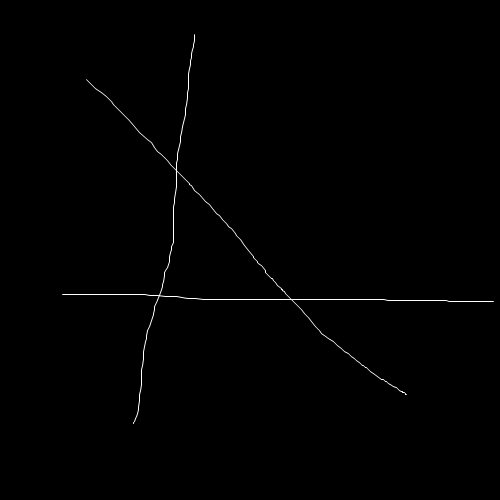
#> input picture imgs/vstup.png, 500 x 500 px, given in place of vstup2.png, which was not available
$ python hough.py
#> lines starting #> are read from the running program, lines starting #| are printed output that depends on the picture; after the words box and inside, x2 and y2 are one past the last pixel; in counts of white or black regions, pixels touching at a corner belong together; pictures that were not available may be replaced by others from this repository, and a replacement may not be noted
import numpy as np
import cv2
import math

def rgb2gray(rgb):
    return np.dot(rgb[..., :3], [0.299, 0.587, 0.114]).astype(np.uint8)


def hough_line(img, angle_step=1, lines_are_white=True, value_threshold=5):

    # Rhocka a Thety
    thetas = np.deg2rad(np.arange(-90.0, 90.0, angle_step))
    width, height = img.shape
    diag_len = int(round(math.sqrt(width * width + height * height)))
    rhos = np.linspace(-diag_len, diag_len, diag_len * 2)

    # Vytvorenie matice co drzi hough space
    num_thetas = len(thetas)
    accumulator = np.zeros((2 * diag_len, num_thetas), dtype=np.uint8)
    # indexy ku krajom
    are_edges = img > value_threshold if lines_are_white else img < value_threshold
    y_idxs, x_idxs = np.nonzero(are_edges)

    # pocet priesecnikov pre kazdy edge pixel
    for i in range(len(x_idxs)):
        x = x_idxs[i]
        y = y_idxs[i]

        for t_idx in range(num_thetas):
            # diag len pridame aby sme boli len v kladnych indexoch
            rho = diag_len + int(round(x * np.cos(thetas[t_idx]) + y * np.sin(thetas[t_idx])))
            accumulator[rho, t_idx] += 1

    return accumulator, thetas, rhos


def show_hough_line(img, accumulator, thetas, rhos, save_path=None):
    import matplotlib.pyplot as plt

    fig, ax = plt.subplots(1, 2, figsize=(10, 10))

    ax[0].imshow(img, cmap=plt.cm.gray)
    ax[0].set_title('Input image')
    ax[0].axis('image')

    ax[1].imshow(
        accumulator, cmap='jet',
        extent=[np.rad2deg(thetas[-1]), np.rad2deg(thetas[0]), rhos[-1], rhos[0]])
    ax[1].set_aspect('equal', adjustable='box')
    ax[1].set_title('Hough transform')
    ax[1].set_xlabel('Thety')
    ax[1].set_ylabel('Vzdialenost')
    ax[1].axis('image')

    # plt.axis('off')
    if save_path is not None:
        plt.savefig(save_path, bbox_inches='tight')
    plt.show()

def peak_votes(accumulator, thetas, rhos):
    idx = np.argmax(accumulator)
    #accumulator[idx] = 0
    rho_theta = np.unravel_index(idx, accumulator.shape)
    rho = rhos[rho_theta[0]]
    theta = thetas[rho_theta[1]]

    return idx, theta, rho

def theta2gradient(theta):
    return np.cos(theta) / np.sin(theta)

def rho2intercept(theta, rho):
    return rho / np.sin(theta)


if __name__ == '__main__':
    imgpath = 'imgs/vstup2.png'
    img = cv2.imread(imgpath)
#> img is the input picture: shape (500, 500, 3); min 0, max 255, mean 1.2
    #img = imageio.imread(imgpath)
    img = rgb2gray(img)
    accumulator, thetas, rhos = hough_line(img)
#> in hough_line, `are_edges = img > value_threshold if lines_are_white else img < value_..`:
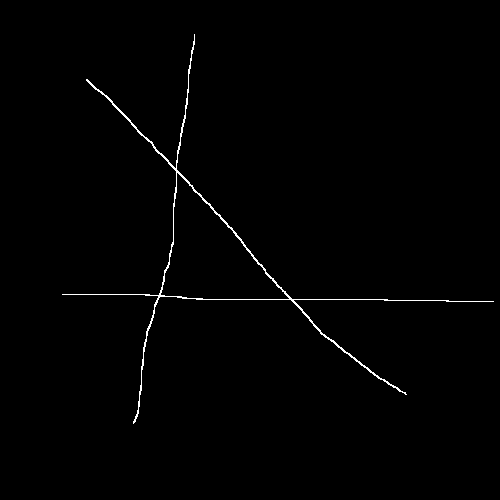
#> are_edges: shape (500, 500) bool; 0.79% white in thin lines or dots, all inside (x1, y1, x2, y2) = (62, 34, 494, 424)
#> in hough_line, `y_idxs, x_idxs = np.nonzero(are_edges)`: y_idxs = 1984 values from 34 to 423; x_idxs = 1984 values, max 493 at index 1479, min 62 at index 979, mean 225.4
#> the loop in hough_line, `for i in range(len(x_idxs)):` made 1984 passes
#> (x, y) on passes 1 to 3: (194, 34), (194, 35), (194, 36)
#> after the loop in hough_line, `for i in range(len(x_idxs)):`:
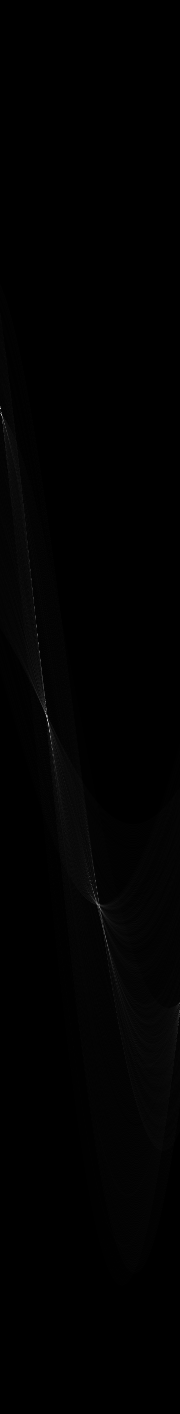
#> accumulator: shape (1414, 180); min 0, max 194, mean 1.4
#> thetas = 180 values from -1.57 to 1.55; rhos = 1414 values from -707 to 707
    show_hough_line(img, accumulator, thetas, rhos, save_path='imgs/output.png')
#> in show_hough_line, `plt.savefig(save_path, bbox_inches='tight')`:
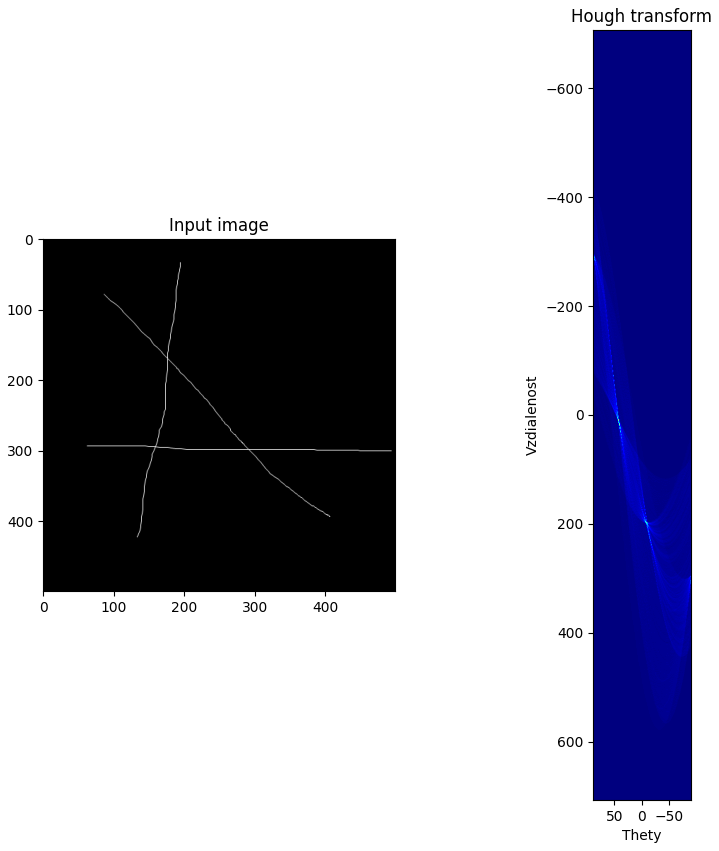
#> figure drawn by matplotlib, 2 panels

    img_copy = cv2.imread(imgpath)
    for i in range(30):
        idx, theta, rho = peak_votes(accumulator, thetas, rhos)
        unraveled = np.unravel_index(idx, accumulator.shape)
        accumulator[unraveled[0]][unraveled[1]] = 0
        print(accumulator[unraveled[0]])

        a = math.cos(theta)
        b = math.sin(theta)
        x = a * rho
        y = b * rho

        point1 = (int(x + 1000*(-b)), int(y + 1000*(a)))
        point2 = (int(x - 1000*(-b)), int(y - 1000*(a)))
        cv2.line(img_copy, point1, point2, (0,255,0), 2)
#> this loop made 30 passes
#> (idx, rho, theta, unraveled, a, b, x, y) on passes 1 to 10: (73440, -298.7, -1.57, (408, 0), 6.12e-17, -1, -1.83e-14, 298.7), (74521, -292.7, -1.55, (414, 1), 0.0175, -1, -5.11, 292.7), (130188, 16.51, -0.733, (723, 48), 0.743, -0.669, 12.27, -11.05), (129647, 13.51, -0.75, (720, 47), 0.731, -0.682, 9.88, -9.21), (128746, 8.51, -0.768, (715, 46), 0.719, -0.695, 6.12, -5.91), (129467, 12.51, -0.75, (719, 47), 0.731, -0.682, 9.15, -8.53), (130368, 17.51, -0.733, (724, 48), 0.743, -0.669, 13.01, -11.72), (128926, 9.51, -0.768, (716, 46), 0.719, -0.695, 6.84, -6.6), (131449, 23.52, -0.716, (730, 49), 0.755, -0.656, 17.75, -15.43), (128385, 6.5, -0.785, (713, 45), 0.707, -0.707, 4.6, -4.6)
#> (printed output is left out)
#> accumulator: shape (1414, 180); 0.01% of pixels changed, all inside (x1, y1, x2, y2) = (0, 408, 101, 910)
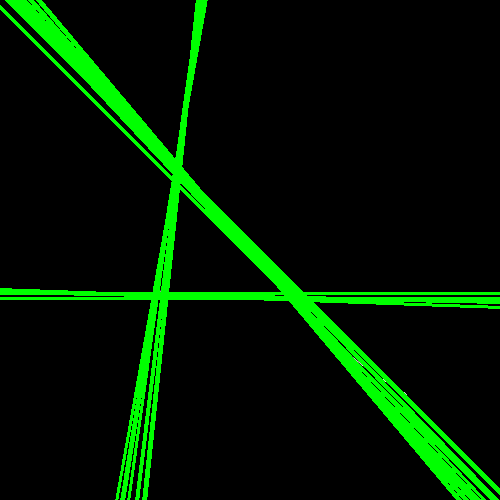
#> img_copy: shape (500, 500, 3); 10.27% of pixels changed, all inside (x1, y1, x2, y2) = (0, 0, 500, 500)

    cv2.imshow('lines',img_copy)

    cv2.waitKey(0)
    cv2.destroyAllWindows()
